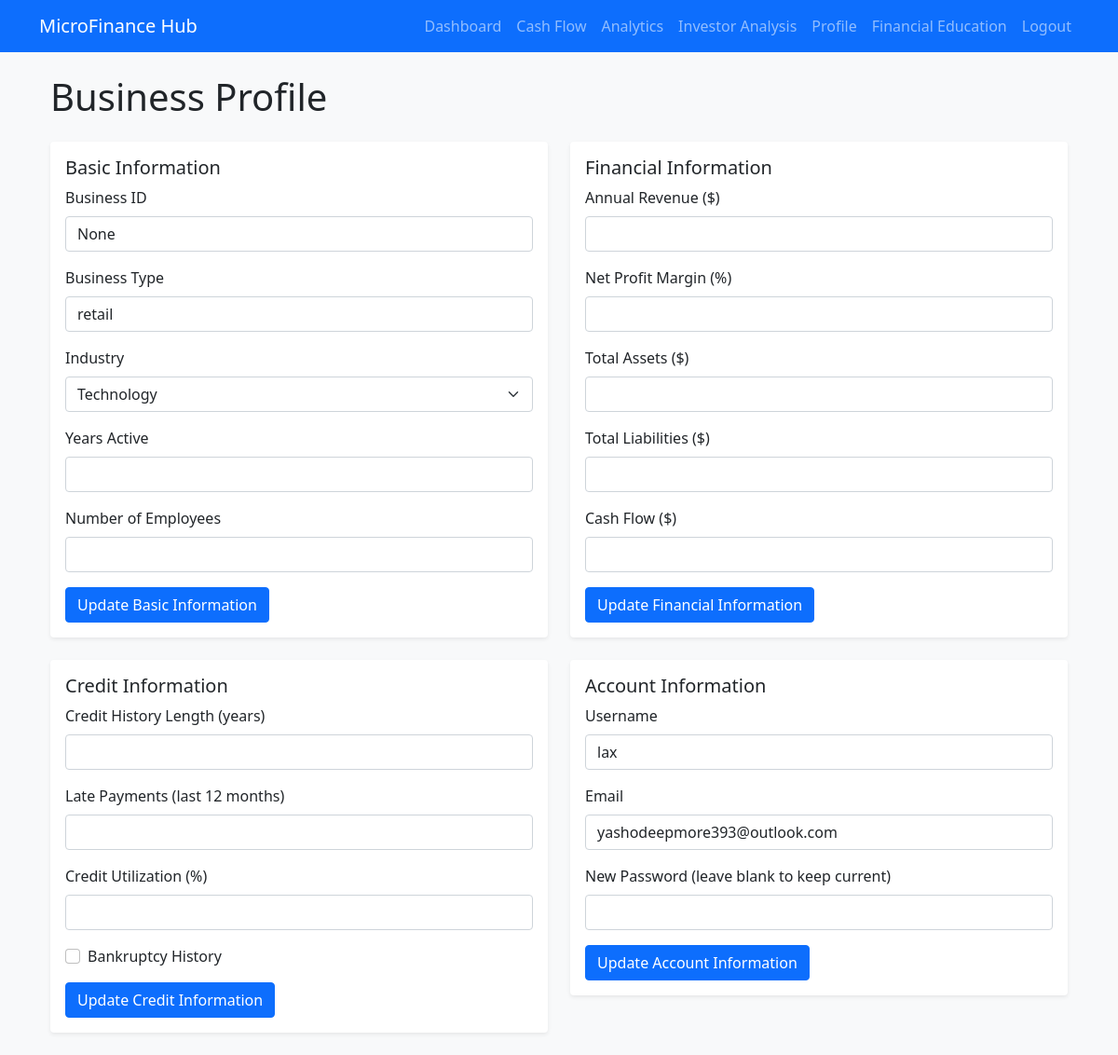
The app's page /profile (signed in) with its own data.
### app.py (models this page shows, shortened)
class User(db.Model):
    id = db.Column(db.Integer, primary_key=True)
    username = db.Column(db.String(80), unique=True, nullable=False)
    email = db.Column(db.String(120), unique=True, nullable=False)
    password_hash = db.Column(db.String(128))
    is_investor = db.Column(db.Boolean, default=False)
    business_type = db.Column(db.String(50))
    monthly_income = db.Column(db.Float, default=0.0)
    business_id = db.Column(db.String(50))
    annual_revenue = db.Column(db.Float, default=0.0)
    net_profit_margin = db.Column(db.Float, default=0.0)
    total_assets = db.Column(db.Float, default=0.0)
    total_liabilities = db.Column(db.Float, default=0.0)
    debt_equity_ratio = db.Column(db.Float, default=0.0)
    cash_flow = db.Column(db.Float, default=0.0)
    years_active = db.Column(db.Integer, default=0)
    industry = db.Column(db.String(100))
    num_employees = db.Column(db.Integer, default=0)
    credit_history_length = db.Column(db.Integer, default=0)
    late_payments = db.Column(db.Integer, default=0)
    credit_utilization = db.Column(db.Float, default=0.0)
    bankruptcy_flag = db.Column(db.Boolean, default=False)
    investment_preference = db.Column(db.String(20))
    max_investment_amount = db.Column(db.Float, default=0.0)
    transactions = db.relationship('Transaction', backref='user', lazy=True)
    investments_made = db.relationship('Investment',
                                     foreign_keys='Investment.investor_id',
                                     backref='investor',
                                     lazy=True)
    investments_received = db.relationship('Investment',
                                         foreign_keys='Investment.business_id',
                                         backref='business',
                                         lazy=True)

### app.py (the view)
@app.route('/profile')
@login_required
def profile():
    user = User.query.get(session['user_id'])
    return render_template('profile.html', user=user)

### app.py (called while the page is built)
def login_required(f):
    @wraps(f)
    def decorated_function(*args, **kwargs):
        if 'user_id' not in session:
            return redirect(url_for('login'))
        return f(*args, **kwargs)
    return decorated_function

### templates/profile.html (shortened to what this page needs)
{% extends "base.html" %}
{% block content %}
<div class="container mt-4">
    <h1 class="mb-4">Business Profile</h1>
    <div class="row">
        <div class="col-md-6">
            <div class="card mb-4">
                <div class="card-body">
                    <h5 class="card-title">Basic Information</h5>
                    <form method="POST" action="{{ url_for('update_profile') }}">
                        <div class="mb-3">
                            <label for="business_id" class="form-label">Business ID</label>
                            <input type="text" class="form-control" id="business_id" name="business_id" value="{{ user.business_id }}" required>
                        </div>
                        <div class="mb-3">
                            <label for="business_type" class="form-label">Business Type</label>
                            <input type="text" class="form-control" id="business_type" name="business_type" value="{{ user.business_type }}" required>
                        </div>
                        <div class="mb-3">
                            <label for="industry" class="form-label">Industry</label>
                            <select class="form-select" id="industry" name="industry" required>
                                <option value="Technology" {% if user.industry == 'Technology' %}selected{% endif %}>Technology</option>
                            </select>
                        </div>
                        <div class="mb-3">
                            <label for="years_active" class="form-label">Years Active</label>
                            <input type="number" class="form-control" id="years_active" name="years_active" value="{{ user.years_active }}" required>
                        </div>
                        <div class="mb-3">
                            <label for="num_employees" class="form-label">Number of Employees</label>
                            <input type="number" class="form-control" id="num_employees" name="num_employees" value="{{ user.num_employees }}" required>
                        </div>
                        <button type="submit" class="btn btn-primary">Update Basic Information</button>
                    </form>
                </div>
            </div>
        </div>
        <div class="col-md-6">
            <div class="card mb-4">
                <div class="card-body">
                    <h5 class="card-title">Financial Information</h5>
                    <form method="POST" action="{{ url_for('update_profile') }}">
                        <div class="mb-3">
                            <label for="annual_revenue" class="form-label">Annual Revenue ($)</label>
                            <input type="number" class="form-control" id="annual_revenue" name="annual_revenue" value="{{ user.annual_revenue }}" required>
                        </div>
                        <div class="mb-3">
                            <label for="net_profit_margin" class="form-label">Net Profit Margin (%)</label>
                            <input type="number" step="0.01" class="form-control" id="net_profit_margin" name="net_profit_margin" value="{{ user.net_profit_margin }}" required>
                        </div>
                        <div class="mb-3">
                            <label for="total_assets" class="form-label">Total Assets ($)</label>
                            <input type="number" class="form-control" id="total_assets" name="total_assets" value="{{ user.total_assets }}" required>
                        </div>
                        <div class="mb-3">
                            <label for="total_liabilities" class="form-label">Total Liabilities ($)</label>
                            <input type="number" class="form-control" id="total_liabilities" name="total_liabilities" value="{{ user.total_liabilities }}" required>
                        </div>
                        <div class="mb-3">
                            <label for="cash_flow" class="form-label">Cash Flow ($)</label>
                            <input type="number" class="form-control" id="cash_flow" name="cash_flow" value="{{ user.cash_flow }}" required>
                        </div>
                        <button type="submit" class="btn btn-primary">Update Financial Information</button>
                    </form>
                </div>
            </div>
        </div>
    </div>
    <div class="row">
        <div class="col-md-6">
            <div class="card mb-4">
                <div class="card-body">
                    <h5 class="card-title">Credit Information</h5>
                    <form method="POST" action="{{ url_for('update_profile') }}">
                        <div class="mb-3">
                            <label for="credit_history_length" class="form-label">Credit History Length (years)</label>
                            <input type="number" class="form-control" id="credit_history_length" name="credit_history_length" value="{{ user.credit_history_length }}" required>
                        </div>
                        <div class="mb-3">
                            <label for="late_payments" class="form-label">Late Payments (last 12 months)</label>
                            <input type="number" class="form-control" id="late_payments" name="late_payments" value="{{ user.late_payments }}" required>
                        </div>
                        <div class="mb-3">
                            <label for="credit_utilization" class="form-label">Credit Utilization (%)</label>
                            <input type="number" step="0.01" class="form-control" id="credit_utilization" name="credit_utilization" value="{{ user.credit_utilization }}" required>
                        </div>
                        <div class="mb-3">
                            <div class="form-check">
                                <input class="form-check-input" type="checkbox" id="bankruptcy_flag" name="bankruptcy_flag" {% if user.bankruptcy_flag %}checked{% endif %}>
                                <label class="form-check-label" for="bankruptcy_flag">
                                    Bankruptcy History
                                </label>
                            </div>
                        </div>
                        <button type="submit" class="btn btn-primary">Update Credit Information</button>
                    </form>
                </div>
            </div>
        </div>
        <div class="col-md-6">
            <div class="card mb-4">
                <div class="card-body">
                    <h5 class="card-title">Account Information</h5>
                    <form method="POST" action="{{ url_for('update_profile') }}">
                        <div class="mb-3">
                            <label for="username" class="form-label">Username</label>
                            <input type="text" class="form-control" id="username" name="username" value="{{ user.username }}" required>
                        </div>
                        <div class="mb-3">
                            <label for="email" class="form-label">Email</label>
                            <input type="email" class="form-control" id="email" name="email" value="{{ user.email }}" required>
                        </div>
                        <div class="mb-3">
                            <label for="password" class="form-label">New Password (leave blank to keep current)</label>
                            <input type="password" class="form-control" id="password" name="password">
                        </div>
                        <button type="submit" class="btn btn-primary">Update Account Information</button>
                    </form>
                </div>
            </div>
        </div>
    </div>
</div>
{% endblock %}

### static/css/style.css (style rules this page uses)
body { background-color: #f8f9fa; }
.card { box-shadow: 0 0.125rem 0.25rem rgba(0, 0, 0, 0.075); border: none; }

### records on screen
User: business_id "None", business_type "retail", username "lax", email "yashodeepmore393@outlook.com"
